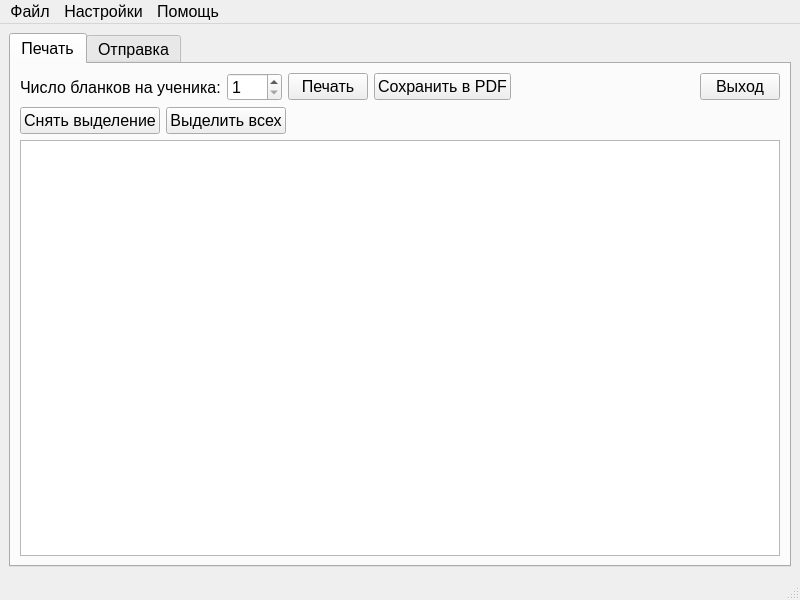
<?xml version="1.0" encoding="UTF-8"?>
<ui version="4.0">
 <class>MainWidget</class>
 <widget class="QMainWindow" name="MainWidget">
  <property name="geometry">
   <rect>
    <x>0</x>
    <y>0</y>
    <width>800</width>
    <height>600</height>
   </rect>
  </property>
  <property name="font">
   <font>
    <pointsize>12</pointsize>
   </font>
  </property>
  <property name="windowTitle">
   <string>Генератор бланков v%1</string>
  </property>
  <widget class="QWidget" name="centralwidget">
   <layout class="QVBoxLayout" name="verticalLayout_7">
    <item>
     <widget class="QTabWidget" name="tabWidget">
      <property name="currentIndex">
       <number>0</number>
      </property>
      <widget class="QWidget" name="printTab">
       <attribute name="title">
        <string>Печать</string>
       </attribute>
       <layout class="QVBoxLayout" name="verticalLayout_5">
        <item>
         <layout class="QHBoxLayout" name="horizontalLayout_3">
          <item>
           <widget class="QLabel" name="label">
            <property name="text">
             <string>Число бланков на ученика:</string>
            </property>
           </widget>
          </item>
          <item>
           <widget class="QSpinBox" name="pagesPerStudentSpinBox">
            <property name="minimum">
             <number>1</number>
            </property>
            <property name="maximum">
             <number>100</number>
            </property>
           </widget>
          </item>
          <item>
           <widget class="QPushButton" name="printButton">
            <property name="text">
             <string>Печать</string>
            </property>
           </widget>
          </item>
          <item>
           <widget class="QPushButton" name="printPdfButton">
            <property name="text">
             <string>Сохранить в PDF</string>
            </property>
           </widget>
          </item>
          <item>
           <spacer name="horizontalSpacer_5">
            <property name="orientation">
             <enum>Qt::Horizontal</enum>
            </property>
            <property name="sizeHint" stdset="0">
             <size>
              <width>40</width>
              <height>20</height>
             </size>
            </property>
           </spacer>
          </item>
          <item>
           <widget class="QPushButton" name="exitButton">
            <property name="text">
             <string>Выход</string>
            </property>
           </widget>
          </item>
         </layout>
        </item>
        <item>
         <spacer name="verticalSpacer">
          <property name="orientation">
           <enum>Qt::Vertical</enum>
          </property>
          <property name="sizeType">
           <enum>QSizePolicy::Fixed</enum>
          </property>
          <property name="sizeHint" stdset="0">
           <size>
            <width>0</width>
            <height>0</height>
           </size>
          </property>
         </spacer>
        </item>
        <item>
         <layout class="QHBoxLayout" name="horizontalLayout">
          <item>
           <widget class="QPushButton" name="clearSelectionButton">
            <property name="text">
             <string>Снять выделение</string>
            </property>
           </widget>
          </item>
          <item>
           <widget class="QPushButton" name="selectAllButton">
            <property name="text">
             <string>Выделить всех</string>
            </property>
           </widget>
          </item>
          <item>
           <spacer name="horizontalSpacer_3">
            <property name="orientation">
             <enum>Qt::Horizontal</enum>
            </property>
            <property name="sizeHint" stdset="0">
             <size>
              <width>40</width>
              <height>20</height>
             </size>
            </property>
           </spacer>
          </item>
         </layout>
        </item>
        <item>
         <layout class="QVBoxLayout" name="verticalLayout_6">
          <item>
           <widget class="QTreeView" name="userView">
            <property name="alternatingRowColors">
             <bool>true</bool>
            </property>
            <property name="rootIsDecorated">
             <bool>false</bool>
            </property>
           </widget>
          </item>
         </layout>
        </item>
       </layout>
      </widget>
      <widget class="QWidget" name="sendTab">
       <attribute name="title">
        <string>Отправка</string>
       </attribute>
       <layout class="QVBoxLayout" name="verticalLayout_3">
        <item>
         <layout class="QVBoxLayout" name="verticalLayout_4" stretch="0,0,1">
          <item>
           <layout class="QHBoxLayout" name="horizontalLayout_2">
            <item>
             <widget class="QPushButton" name="addScansButton">
              <property name="text">
               <string>Добавить бланки</string>
              </property>
             </widget>
            </item>
            <item>
             <widget class="QPushButton" name="removeScansButton">
              <property name="text">
               <string>Удалить выделенные</string>
              </property>
             </widget>
            </item>
            <item>
             <widget class="QPushButton" name="sendScansButton">
              <property name="text">
               <string>Отправить все загруженные бланки</string>
              </property>
             </widget>
            </item>
            <item>
             <spacer name="horizontalSpacer">
              <property name="orientation">
               <enum>Qt::Horizontal</enum>
              </property>
              <property name="sizeHint" stdset="0">
               <size>
                <width>40</width>
                <height>20</height>
               </size>
              </property>
             </spacer>
            </item>
            <item>
             <widget class="QPushButton" name="exitButton_2">
              <property name="text">
               <string>Выход</string>
              </property>
             </widget>
            </item>
           </layout>
          </item>
          <item>
           <layout class="QHBoxLayout" name="horizontalLayout_8" stretch="0,1">
            <item>
             <widget class="QLabel" name="label_3">
              <property name="text">
               <string>Адрес отправки:</string>
              </property>
             </widget>
            </item>
            <item>
             <widget class="QLabel" name="sendAddressLabel">
              <property name="text">
               <string/>
              </property>
             </widget>
            </item>
           </layout>
          </item>
          <item>
           <layout class="QHBoxLayout" name="horizontalLayout_5" stretch="0">
            <item>
             <widget class="QSplitter" name="splitter">
              <property name="orientation">
               <enum>Qt::Horizontal</enum>
              </property>
              <property name="childrenCollapsible">
               <bool>false</bool>
              </property>
              <widget class="QTreeView" name="scanView">
               <property name="alternatingRowColors">
                <bool>true</bool>
               </property>
               <property name="rootIsDecorated">
                <bool>false</bool>
               </property>
              </widget>
              <widget class="QTreeView" name="userScanView">
               <property name="alternatingRowColors">
                <bool>true</bool>
               </property>
               <property name="rootIsDecorated">
                <bool>false</bool>
               </property>
              </widget>
             </widget>
            </item>
           </layout>
          </item>
         </layout>
        </item>
       </layout>
      </widget>
     </widget>
    </item>
   </layout>
  </widget>
  <widget class="QMenuBar" name="menubar">
   <property name="geometry">
    <rect>
     <x>0</x>
     <y>0</y>
     <width>800</width>
     <height>21</height>
    </rect>
   </property>
   <widget class="QMenu" name="menu">
    <property name="title">
     <string>Файл</string>
    </property>
    <addaction name="exitAction"/>
   </widget>
   <widget class="QMenu" name="menu_2">
    <property name="title">
     <string>Помощь</string>
    </property>
    <addaction name="helpAction"/>
    <addaction name="separator"/>
    <addaction name="aboutAction"/>
   </widget>
   <widget class="QMenu" name="menu_3">
    <property name="title">
     <string>Настройки</string>
    </property>
    <addaction name="proxySettingsAction"/>
   </widget>
   <addaction name="menu"/>
   <addaction name="menu_3"/>
   <addaction name="menu_2"/>
  </widget>
  <widget class="QStatusBar" name="statusbar"/>
  <action name="exitAction">
   <property name="text">
    <string>Выход</string>
   </property>
  </action>
  <action name="helpAction">
   <property name="text">
    <string>Помощь</string>
   </property>
  </action>
  <action name="aboutAction">
   <property name="text">
    <string>О программе</string>
   </property>
  </action>
  <action name="proxySettingsAction">
   <property name="text">
    <string>Настройки прокси-сервера</string>
   </property>
  </action>
 </widget>
 <resources/>
 <connections>
  <connection>
   <sender>exitAction</sender>
   <signal>triggered()</signal>
   <receiver>MainWidget</receiver>
   <slot>close()</slot>
   <hints>
    <hint type="sourcelabel">
     <x>-1</x>
     <y>-1</y>
    </hint>
    <hint type="destinationlabel">
     <x>290</x>
     <y>272</y>
    </hint>
   </hints>
  </connection>
  <connection>
   <sender>exitButton</sender>
   <signal>clicked()</signal>
   <receiver>MainWidget</receiver>
   <slot>close()</slot>
   <hints>
    <hint type="sourcelabel">
     <x>291</x>
     <y>503</y>
    </hint>
    <hint type="destinationlabel">
     <x>290</x>
     <y>272</y>
    </hint>
   </hints>
  </connection>
  <connection>
   <sender>exitButton_2</sender>
   <signal>clicked()</signal>
   <receiver>MainWidget</receiver>
   <slot>close()</slot>
   <hints>
    <hint type="sourcelabel">
     <x>738</x>
     <y>82</y>
    </hint>
    <hint type="destinationlabel">
     <x>399</x>
     <y>299</y>
    </hint>
   </hints>
  </connection>
 </connections>
</ui>
